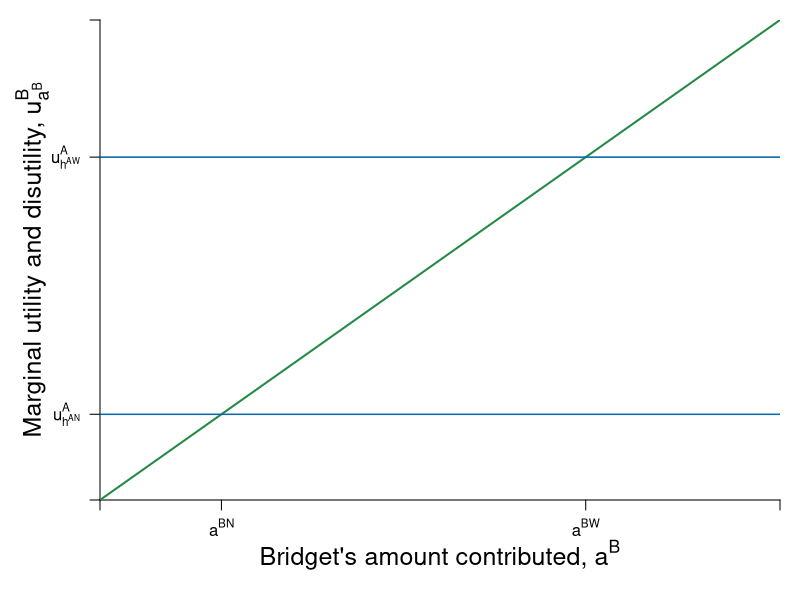

This figure's R source: (Note: this script raises an error after producing the figure.)
require(shape)
pdf(file = "public_mechanism/public_marginal.pdf", width = 9, height = 7)

#Set parameters for graphics
axislabelsize <- 1.5
graphlinewidth <- 2
segmentlinewidth <- 1.5

COL <- c("#7fc97f", "#beaed4", "#fdc086", "#ffff99", "#386cb0", "#f0027f", "#bf5b17", "#666666")
COLA <- c("#99d8c9","#66c2a4","#41ae76", "#238b45", "#005824")
COLB <- c("#4eb3d3", "#2b8cbe", "#0868ac","#084081")

par(mar =  c(5, 5, 1, 1))

MCost <- function(a, slope = 1, intercept = 0){
  intercept + slope*a
}


xlims <- c(0, 14)
ylims <- c(0, 14)

npts <- 501 
x <- seq(xlims[1], xlims[2], length.out = npts)
y <- seq(ylims[1], ylims[2], length.out = npts) 
a <- c(12, 46.08, 90)

plot(0, 0, xlim = xlims, ylim = ylims, type = "n",
     xlab = expression(paste("")),
     ylab = expression(paste("")), 
     xaxt = "n", 
     yaxt = "n", 
     cex.lab = axislabelsize, 
     bty = "n",
     xaxs="i", 
     yaxs="i")

# ticksy <- seq(from = 0, to = ylims[2], by = 2)
# ylabels <- seq(from = 0, to = ylims[2], by = 2)
# ticksx <- seq(from = 0, to = xlims[2], by = 2)
# xlabels <- seq(from = 0, to = xlims[2], by = 2)
ticksy <- c(0, 2.5, 10, ylims[2])
ylabels <- c(NA, expression(paste(u[h^AN]^A)),  expression(paste(u[h^AW]^A)), NA)
ticksx <- c(0, 2.5, 10, xlims[2])
xlabels <- c(NA, expression(paste(a^BN)), expression(paste(a^{BW})), NA)

axis(1, at = ticksx, pos = 0, labels = xlabels)
axis(2, at = ticksy, pos = 0, labels = ylabels, las = 1)

#mtext(expression(paste("Bridget's amount contributed, ", a^B)), side=1, line = 2.5, cex = axislabelsize)
text(0.5*xlims[2], -1.6, expression(paste("Bridget's amount contributed, ", a^B)), xpd = TRUE, cex = axislabelsize) 
text(-1.4, 0.5*ylims[2], expression(paste("Marginal utility and disutility, ", u[a^B]^B)), xpd = TRUE, cex = axislabelsize, srt = 90) 

npts <- 500 
xx1 <- seq(xlims[1], xlims[2], length.out = npts)
xx2 <- seq(4, 8, length.out = npts)

#lines(xx1, MBenefit(xx1, ua = 10), col = COLA[4], lwd = graphlinewidth)
lines(xx1, MCost(xx1), col = COLA[4], lwd = graphlinewidth)
#lines(xx1, indiffA(xx1, ua = 46.08), col = COLA[4], lwd = graphlinewidth)
#lines(xx2, mrsA(xx2), col = "gray", lwd = graphlinewidth, lty = 2)


segments(0, 10, xlims[2], 10, lty = 1, col = COLB[3] , lwd = segmentlinewidth)
segments(0, 2.5, xlims[2], 2.5, lty = 1, col = COLB[3] , lwd = segmentlinewidth)

# segments(9.6, 0, 9.6, 9.6, lty = 2, col = "gray" , lwd = segmentlinewidth)
# 
# segments(0, 6.9, 6.9, 6.9, lty = 2, col = "gray" , lwd = segmentlinewidth)
# segments(6.9, 0, 6.9, 6.9, lty = 2, col = "gray" , lwd = segmentlinewidth)


#segments(4.11765, 6.17647, 5.88, 8.88, lty = 1, col = COL[2] , lwd = graphlinewidth)
# text(9.5, 30, expression(paste("Slope at ", (list(e^A, y^A)) == (list(6, 28)), " is ", e^A == 6)))

text(1.4, 11, expression(paste("Marginal Social")), cex = labelsize)
text(0.79, 10.3, expression(paste("Benefit")), cex = labelsize)
text(1.5, 3.5, expression(paste("Marginal Private")), cex = labelsize)
text(0.83, 2.8, expression(paste("Benefit")), cex = labelsize)
text(11.2, 13, expression(paste("Marginal Cost", phantom() == a^B)), cex = labelsize)


text(13, 10.5, expression(paste(msb == n*phi)), cex = labelsize)
text(13, 3, expression(paste(mpb == phi)), cex = labelsize)
#Arrows(1.5, 9, 1.5, 11.5, col = "black", lty = 1, lwd = 2, arr.type = "triangle", arr.lwd = 0.5)
#text(3, 11, expression(paste(alpha, " increases, or ")), cex = labelsize)
#text(3, 10.5, expression(paste(h^B, " decreases")), cex = labelsize)

#Arrows(1.5, 7.5, 1.5, 4.5, col = "black", lty = 1, lwd = 2, arr.type = "triangle", arr.lwd = 0.5)
#text(3, 5.5, expression(paste(alpha, " decreases, or ")), cex = labelsize)
#text(3, 5, expression(paste(h^B, " increases")), cex = labelsize)

segments(10, 0, 10, 10, lty = 2, col = "gray" , lwd = segmentlinewidth)
points(10, 10, pch = 16, col = "black", cex = 1.5)
text(10.25, 9.5, expression(paste(g)), cex = labelsize)

segments(2.5, 0, 2.5, 2.5, lty = 2, col = "gray" , lwd = segmentlinewidth)
points(2.5, 2.5, pch = 16, col = "black", cex = 1.5)
text(2.5 + 0.25, 2.5 - 0.5, expression(paste(e)), cex = labelsize)

dev.off()
